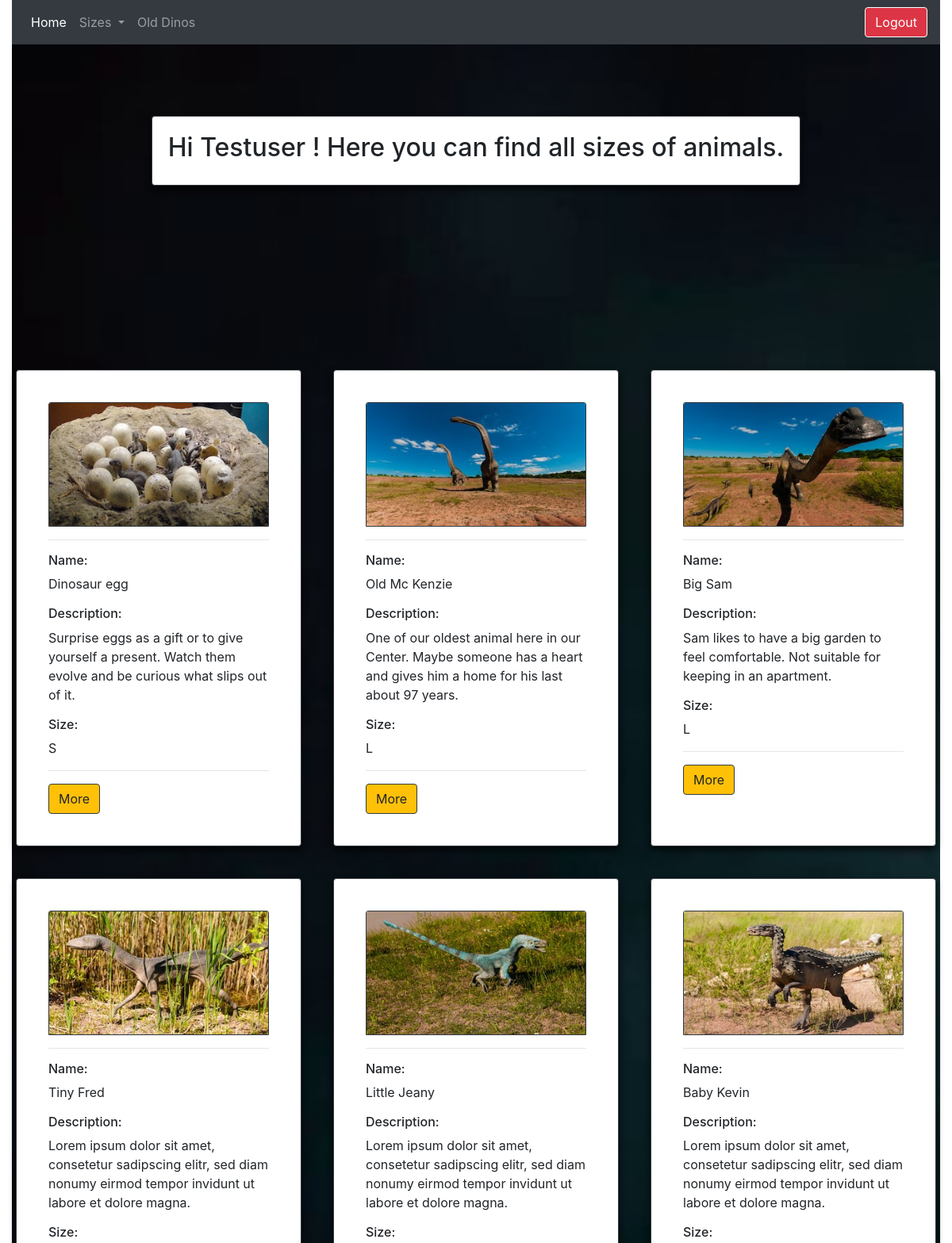
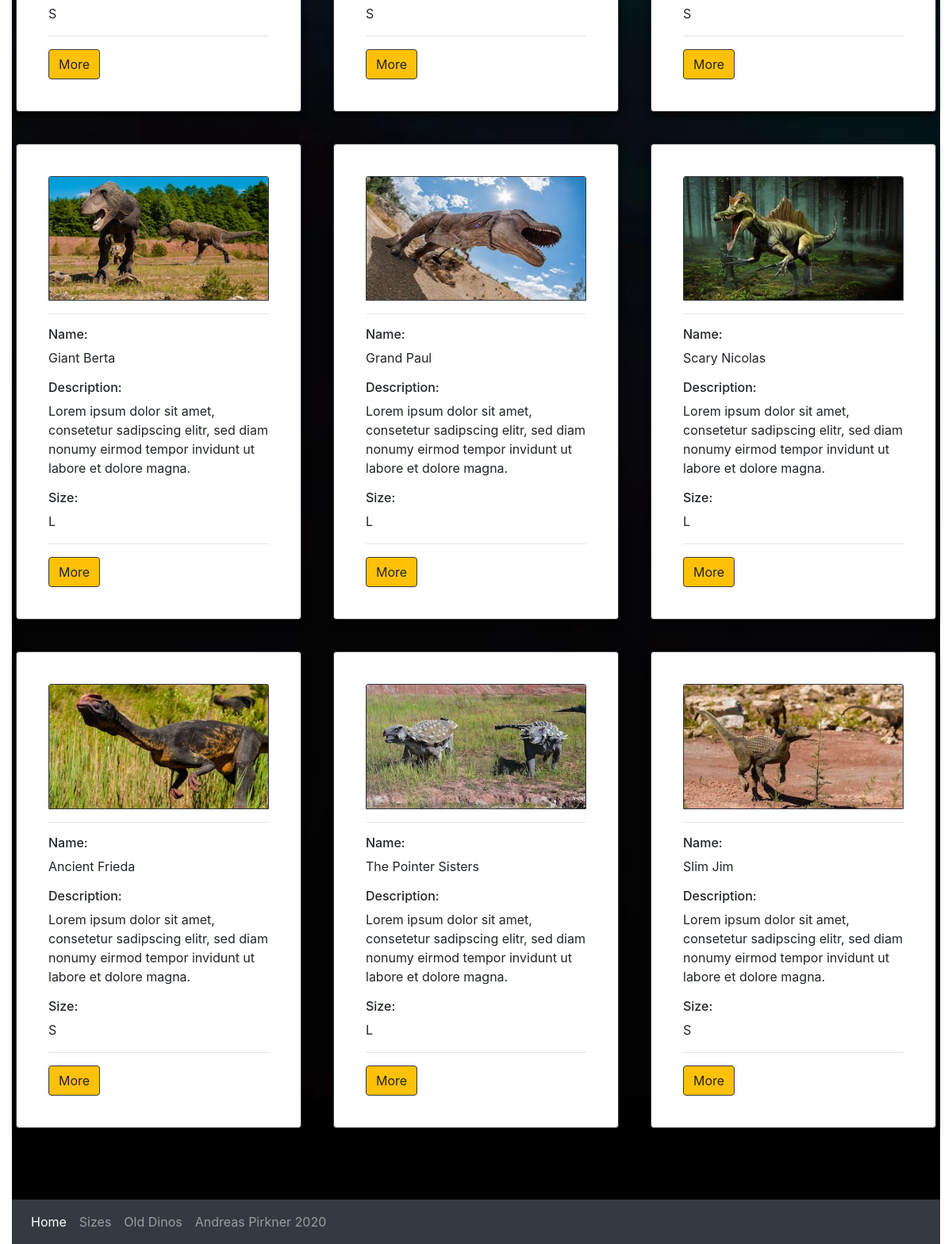
/sizes.php (signed in), run on the app's committed database (2 pictures, top to bottom).
### tables this page shows
CREATE TABLE `users` (
  `userId` int(11) NOT NULL,
  `userName` varchar(30) NOT NULL,
  `userEmail` varchar(60) NOT NULL,
  `userPass` varchar(255) NOT NULL,
  `status` enum('user','admin') NOT NULL DEFAULT 'user'
);

CREATE TABLE `animals` (
  `id` int(11) NOT NULL,
  `img` varchar(50) NOT NULL,
  `name` varchar(50) NOT NULL,
  `description` varchar(500) NOT NULL,
  `availability` int(10) NOT NULL,
  `island` varchar(50) NOT NULL,
  `loc_img` varchar(50) NOT NULL,
  `loc_name` varchar(50) NOT NULL,
  `address` varchar(50) NOT NULL,
  `zip` varchar(50) NOT NULL,
  `size` varchar(15) DEFAULT NULL,
  `age` int(10) DEFAULT NULL,
  `hobbies` varchar(50) DEFAULT NULL,
  `active` int(1) NOT NULL DEFAULT 0
);

### sizes.php (the view, shortened to what this page needs)
<?php
require_once 'dbconnect.php';
$res=mysqli_query($conn, "SELECT * FROM users WHERE userId=".$_SESSION['user']);
$userRow=mysqli_fetch_array($res, MYSQLI_ASSOC);
?>
<!DOCTYPE html>
<html lang="en">
<head>
    <link rel="stylesheet" type="text/css" href="styles/styles1.css" />
    <link rel="stylesheet" type="text/css" href="https://maxcdn.bootstrapcdn.com/font-awesome/4.7.0/css/font-awesome.min.css" />
    <link rel="stylesheet" href="https://stackpath.bootstrapcdn.com/bootstrap/4.5.0/css/bootstrap.min.css">
</head>
<body>
<div class="container-fluid">
    <nav class="navbar navbar-expand-lg navbar-dark bg-dark">
    <div class="collapse navbar-collapse" id="navbarNavDropdown">
        <ul class="navbar-nav">
        <li class="nav-item active">
            <a class="nav-link" href="home.php">Home<span class="sr-only">(current)</span></a>
        </li>
         <li class="nav-item dropdown">
        <a class="nav-link dropdown-toggle" href="#" id="navbarDropdown" role="button" data-toggle="dropdown" aria-haspopup="true" aria-expanded="false">
          Sizes
        </a>
      </li>
         <li class="nav item">
            <a class="nav-link" href="old_dinos.php">Old Dinos</a>
         </li>
        </ul>
    </div>
    <a class="btn btn-danger border border-white" href="logout.php?logout">Logout</a>
    </nav>
    <div class="parallax_section1 parallax_image">
    </div>
<div class="parallax_section2 parallax_image">
  <div class="row">
        <div class="card border-dark">
           <h2> Hi <?php echo $userRow['userName' ]; ?> ! Here you can find all sizes of animals.</h2>
        </div>
    </div>
</div>
<div class="parallax_section1 parallax_image">
</div>
<div class="parallax_section2 parallax_image">
  <div class="row">
            <?php
                    $sql  = "SELECT * FROM animals WHERE size = 'S' or size='L'";
                    $result = $conn->query($sql);
                    if($result->num_rows > 0) {
                        while($row = $result->fetch_assoc()) {
                      echo
            "<div class='card card1 border-dark'>
                <div class='card-body'>
                   <img class='card-img-top border border-dark' src=".$row['img']." alt='Card image cap'>
                                <hr>
                                <h6 class='card-text'>Name:</h6><p>" .$row['name']."</p>
                                <h6 class='card-text'>Description:</h6><p>" .$row['description']."</p>
                                <h6 class='card-text'>Size:</h6><p>" .$row['size']."</p>
                                <!--<h6 class='card-text'>Availability:</h6><p>" .$row['availability']."</p>
                                <h6 class='card-text'>Location:</h6><p>" .$row['loc_name']."</p>-->
                                <hr>
                                <a href='details.php?id=" .$row['id']."'><button class='btn btn-warning border border-dark' type='button'>More</button></a>
                </div>
            </div>";
            }
                     } else  {
                    echo  "<tr><td colspan='5'><center>No Data Avaliable</center></td></tr>";
                    }
                    ?>
    </div>
</div>
<div class="parallax_section1 parallax_image">
</div>
    <nav class="navbar navbar-expand-lg navbar-dark bg-dark">
    <div class="collapse navbar-collapse" id="navbarNavDropdown">
        <ul class="navbar-nav">
        <li class="nav-item active">
            <a class="nav-link" href="home.php">Home</a><span class="sr-only">(current)</span></a>
        </li>
        <li class="nav-item">
            <a class="nav-link" href="sizes.php">Sizes</a>
        </li>
         <li class="nav-item">
            <a class="nav-link" href="old_dinos.php">Old Dinos</a>
        </li>
        <li class="nav-item">
            <a class="nav-link" href="mailto:andreas.pirkner@gmx.net" >Andreas Pirkner 2020</a>
        </li>
        </ul>
    </div>
    </nav>
</div>
</body>
</html>

### styles/styles1.css (style rules this page uses)
body { font-family: "Roboto", sans-serif; }
.parallax_section1 { height: 70px; background-repeat: no-repeat; background-attachment: fixed; background-size: cover; background-position: 100% auto; position: relative; }
.parallax_section2 { min-height: 250px; background-repeat: no-repeat; background-attachment: fixed; background-size: cover; background-position: 100% auto; position: relative; }
.parallax_image { background-image: url(../img/parallax.jpg); }
.row { display: flex; flex-wrap: wrap; justify-content: space-around; }
.card { margin: 20px 10px 20px 10px; padding: 20px 20px 20px 20px; transition: all 0.5s; box-shadow: 0 4px 8px 0 rgba(0, 0, 0, 0.8); }
.card1 { margin: 20px 10px 20px 10px; padding: 20px 20px 20px 20px; max-width: 30vw; transition: all 0.5s; box-shadow: 0 4px 8px 0 rgba(0, 0, 0, 0.8); }

### data on the page
users: userName "Testuser"
animals: img (picture), name "Dinosaur egg", description "Surprise eggs as a gift or to give yourself a present. Watch them evolve and be curious what slips out of it.", size "S"
animals: img (picture), name "Old Mc Kenzie", description "One of our oldest animal here in our Center. Maybe someone has a heart and gives him a home for his last about 97 years.", size "L"
animals: img (picture), name "Big Sam", description "Sam likes to have a big garden to feel comfortable. Not suitable for keeping in an apartment.", size "L"
animals: img (picture), name "Tiny Fred", description "Lorem ipsum dolor sit amet, consetetur sadipscing elitr, sed diam nonumy eirmod tempor invidunt ut labore et dolore magna.", size "S"
animals: img (picture), name "Little Jeany", description "Lorem ipsum dolor sit amet, consetetur sadipscing elitr, sed diam nonumy eirmod tempor invidunt ut labore et dolore magna.", size "S"
animals: img (picture), name "Baby Kevin", description "Lorem ipsum dolor sit amet, consetetur sadipscing elitr, sed diam nonumy eirmod tempor invidunt ut labore et dolore magna.", size "S"
animals: img (picture), name "Giant Berta", description "Lorem ipsum dolor sit amet, consetetur sadipscing elitr, sed diam nonumy eirmod tempor invidunt ut labore et dolore magna.", size "L"
animals: img (picture), name "Grand Paul", description "Lorem ipsum dolor sit amet, consetetur sadipscing elitr, sed diam nonumy eirmod tempor invidunt ut labore et dolore magna.", size "L"
animals: img (picture), name "Scary Nicolas", description "Lorem ipsum dolor sit amet, consetetur sadipscing elitr, sed diam nonumy eirmod tempor invidunt ut labore et dolore magna.", size "L"
animals: img (picture), name "Ancient Frieda", description "Lorem ipsum dolor sit amet, consetetur sadipscing elitr, sed diam nonumy eirmod tempor invidunt ut labore et dolore magna.", size "S"
animals: img (picture), name "The Pointer Sisters", description "Lorem ipsum dolor sit amet, consetetur sadipscing elitr, sed diam nonumy eirmod tempor invidunt ut labore et dolore magna.", size "L"
animals: img (picture), name "Slim Jim", description "Lorem ipsum dolor sit amet, consetetur sadipscing elitr, sed diam nonumy eirmod tempor invidunt ut labore et dolore magna.", size "S"
